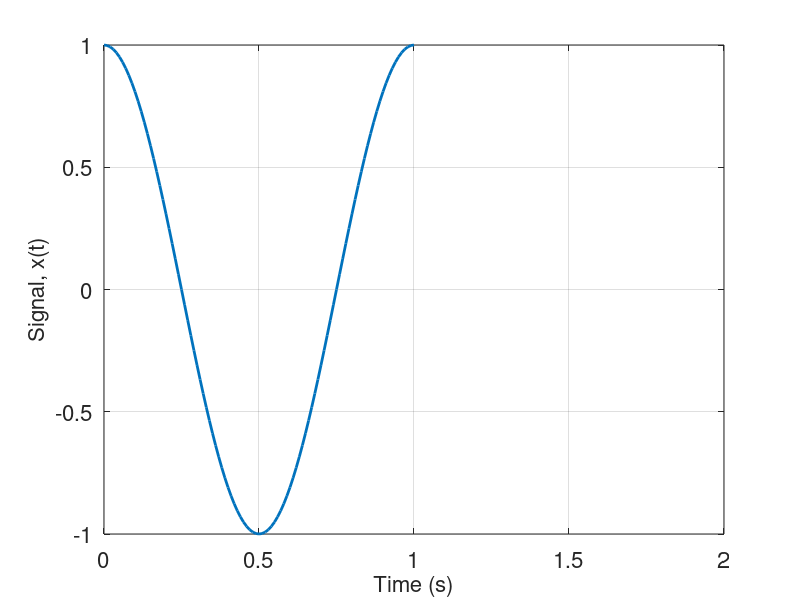

Write MATLAB code to recreate this figure. (Note: this script raises an error after producing the figure.)
%% cosine
clear all
close all
clc
format short eng

figure('Renderer', 'painters', 'Position', [391 289 1269 634])
t=0:.01:1;
v1=cos(2*pi*t);
plot(t,v1,'LineWidth',2)
hold on; grid on
xlim([0 2])
xlabel('Time (s)')
ylabel('Signal, x(t)')
set(findall(gcf,'-property','FontSize'),'FontSize',16)

%Stuff to make the grid show up better on the video
h=gca; h.MinorGridAlpha=1; h.MinorGridLineStyle='--'; h.GridAlpha=1;
return

%% arbitrary-ish
clear all
close all
clc
format short eng

figure('Renderer', 'painters', 'Position', [391 289 1269 634])
t=0:.01:1;
v1=5*cos(2*pi*t)+2*cos(4*pi*t-.12)+2*cos(14*pi*t+.42);
plot(t,v1,'LineWidth',2)
hold on; grid on
xlim([0 2])
xlabel('Time (s)')
ylabel('Signal, x(t)')
set(findall(gcf,'-property','FontSize'),'FontSize',16)

%Stuff to make the grid show up better on the video
h=gca; h.MinorGridAlpha=1; h.MinorGridLineStyle='--'; h.GridAlpha=1;
return

